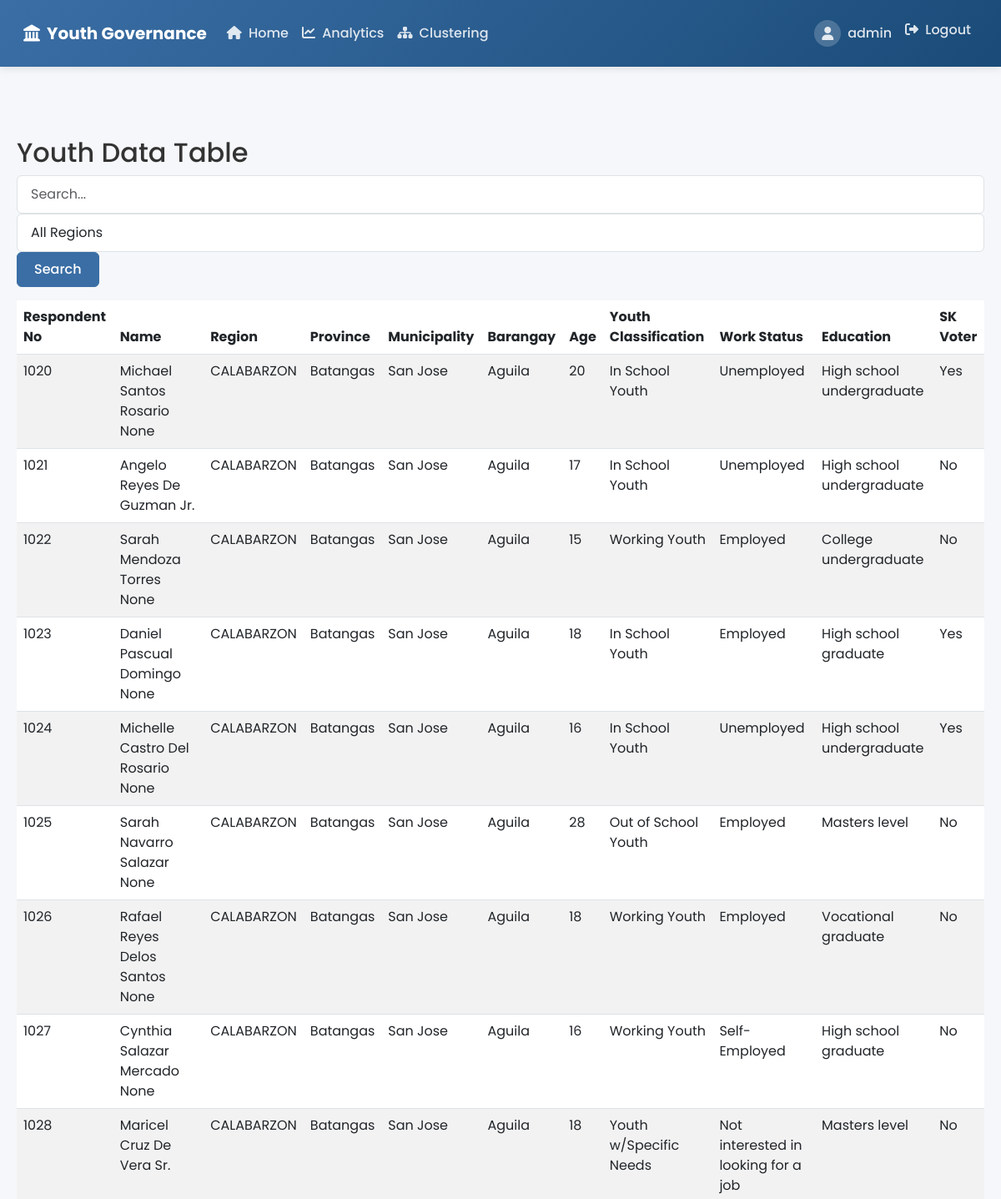
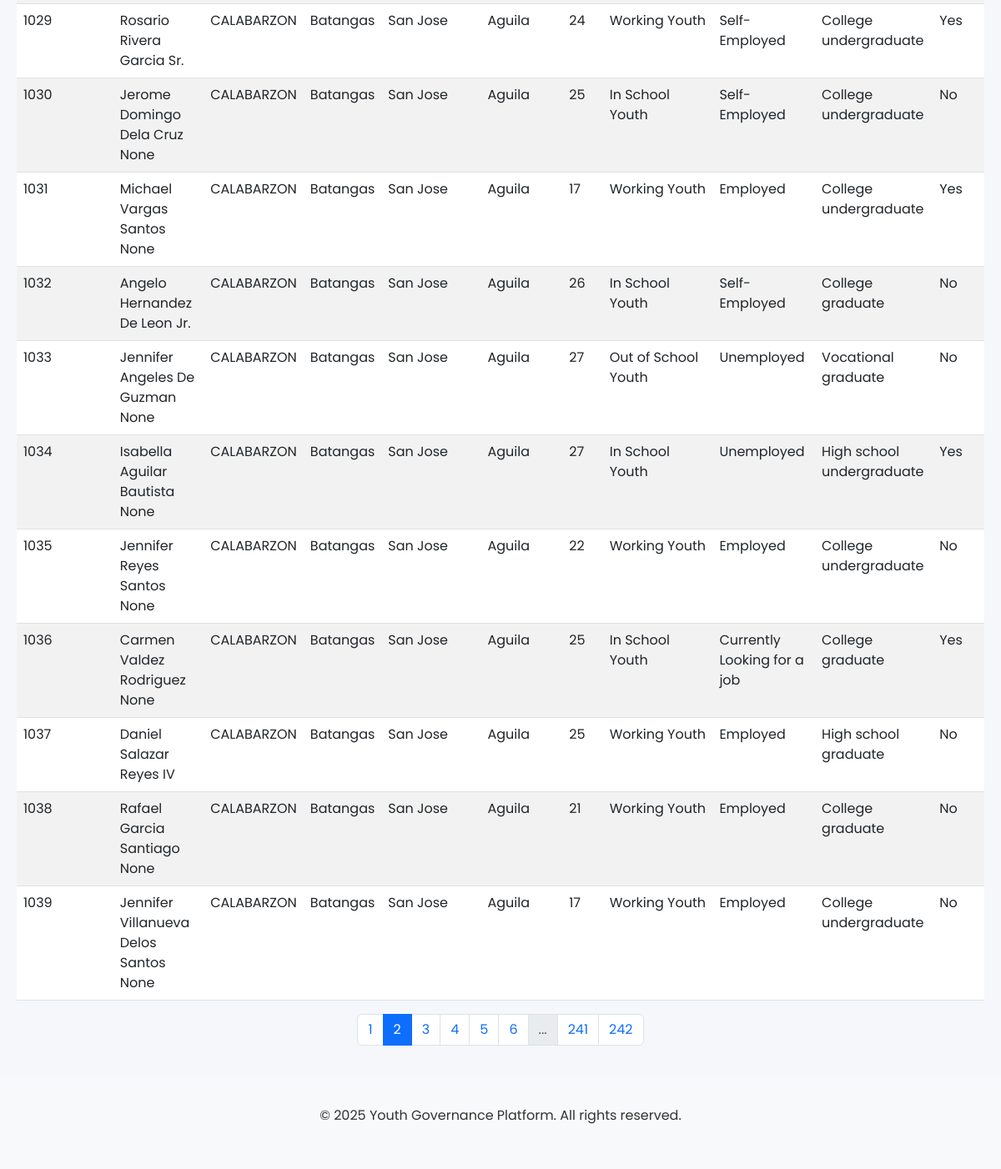
Page /data-table?page=2&search=&region= (signed in) on the committed database (2 pictures, top to bottom).
### app/models.py (models this page shows, shortened)
class User(db.Model, UserMixin):
    id = db.Column(db.Integer, primary_key=True)
    username = db.Column(db.String(80), unique=True, nullable=False)
    password_hash = db.Column(db.String(128), nullable=False)

class KKProfile(db.Model):
    __tablename__ = 'kk_profile'
    Respondent_No = db.Column(db.String(14), primary_key=True)
    Date = db.Column(db.Date)
    Last_Name = db.Column(db.String(100))
    Middle_Name = db.Column(db.String(100))
    First_Name = db.Column(db.String(100))
    Suffix = db.Column(db.String(50))
    Region = db.Column(db.String(100))
    Province = db.Column(db.String(100))
    Municipality = db.Column(db.String(100))
    Barangay = db.Column(db.String(100))
    Sex_Assigned_by_Birth = db.Column(db.String(10))
    Age = db.Column(db.Integer)
    Birthday = db.Column(db.Date)
    Email_Address = db.Column(db.String(255))
    Contact_No = db.Column(db.String(20))
    demographics = db.relationship('KKDemographics', backref='profile', uselist=False)

### app/routes.py (the view, shortened to what this page needs)
@main.route('/data-table')
@login_required
def data_table():
    page = request.args.get('page', 1, type=int)
    search = request.args.get('search', '')
    selected_region = request.args.get('region', '')
    query = KKProfile.query
    if selected_region:
        query = query.filter(KKProfile.Region == selected_region)
    regions = db.session.query(distinct(KKProfile.Region)).order_by(KKProfile.Region).all()
    regions = [r[0] for r in regions if r[0]]  # Remove None values
    per_page = 20  # Number of items per page
    pagination = query.paginate(page=page, per_page=per_page, error_out=False)
    profiles = pagination.items
    return render_template('data_table.html',
                         profiles=profiles,
                         pagination=pagination,
                         search=search,
                         regions=regions,
                         selected_region=selected_region)

### app/__init__.py (called while the page is built)
def create_app():
    app = Flask(__name__)
    app.config.from_object('config.Config')
    db.init_app(app)
    migrate.init_app(app, db)
    login_manager.init_app(app)
    from app.routes import main
    app.register_blueprint(main)
    from app.models import User
    @login_manager.user_loader
    def load_user(user_id):
        return User.query.get(int(user_id))
    return app

### app/templates/data_table.html (shortened to what this page needs)
{% extends "base.html" %}
{% block content %}
<div class="container mt-4">
    <h2>Youth Data Table</h2>
    <div class="row mb-3">
        <div class="col">
            <form method="GET" class="form-inline">
                <input type="text" name="search" class="form-control mr-2" placeholder="Search..." value="{{ search }}">
                <select name="region" class="form-control mr-2">
                    <option value="">All Regions</option>
                </select>
                <button type="submit" class="btn btn-primary">Search</button>
            </form>
        </div>
    </div>
    <div class="table-responsive">
        <table class="table table-striped table-hover">
            <thead>
                <tr>
                    <th>Respondent No</th>
                    <th>Name</th>
                    <th>Region</th>
                    <th>Province</th>
                    <th>Municipality</th>
                    <th>Barangay</th>
                    <th>Age</th>
                    <th>Youth Classification</th>
                    <th>Work Status</th>
                    <th>Education</th>
                    <th>SK Voter</th>
                </tr>
            </thead>
            <tbody>
                {% for profile in profiles %}
                <tr>
                    <td>{{ profile.Respondent_No }}</td>
                    <td>{{ profile.First_Name }} {{ profile.Middle_Name }} {{ profile.Last_Name }} {{ profile.Suffix }}</td>
                    <td>{{ profile.Region }}</td>
                    <td>{{ profile.Province }}</td>
                    <td>{{ profile.Municipality }}</td>
                    <td>{{ profile.Barangay }}</td>
                    <td>{{ profile.Age }}</td>
                    <td>{{ profile.demographics.Youth_Classification if profile.demographics else '' }}</td>
                    <td>{{ profile.demographics.Work_Status if profile.demographics else '' }}</td>
                    <td>{{ profile.demographics.Educational_Background if profile.demographics else '' }}</td>
                    <td>{{ profile.demographics.Registered_SK_Voter if profile.demographics else '' }}</td>
                </tr>
                {% endfor %}
            </tbody>
        </table>
    </div>
    {% if pagination %}
    <nav aria-label="Page navigation">
        <ul class="pagination justify-content-center">
            {% for page in pagination.iter_pages() %}
                {% if page %}
                    <li class="page-item {% if page == pagination.page %}active{% endif %}">
                        <a class="page-link" href="{{ url_for('main.data_table', page=page, search=search, region=selected_region) }}">{{ page }}</a>
                    </li>
                {% else %}
                    <li class="page-item disabled"><span class="page-link">...</span></li>
                {% endif %}
            {% endfor %}
        </ul>
    </nav>
    {% endif %}
</div>
{% endblock %}

### app/templates/base.html (shortened to what this page needs)
<!DOCTYPE html>
<html lang="en">
<head>
    <link href="https://cdn.jsdelivr.net/npm/bootstrap@5.3.0/dist/css/bootstrap.min.css" rel="stylesheet">
    <link rel="stylesheet" href="https://cdnjs.cloudflare.com/ajax/libs/font-awesome/6.4.0/css/all.min.css">
</head>
<body class="d-flex flex-column min-vh-100">
    <nav class="navbar navbar-expand-lg navbar-dark">
        <div class="container-fluid">
            <a class="navbar-brand" href="{{ url_for('main.index') }}">
                <i class="fas fa-landmark"></i>
                Youth Governance
            </a>
            <div class="collapse navbar-collapse" id="navbarNav">
                <ul class="navbar-nav">
                    {% if current_user.is_authenticated %}
                    <li class="nav-item">
                        <a class="nav-link {% if request.endpoint == 'main.index' %}active{% endif %}" href="{{ url_for('main.index') }}">
                            <i class="fas fa-home me-1"></i> Home
                        </a>
                    </li>
                    <li class="nav-item">
                        <a class="nav-link {% if request.endpoint == 'main.dashboard' %}active{% endif %}" href="{{ url_for('main.dashboard') }}">
                            <i class="fas fa-chart-line me-1"></i> Analytics
                        </a>
                    </li>
                    <li class="nav-item">
                        <a class="nav-link {% if request.endpoint == 'main.clustering_model' %}active{% endif %}" href="{{ url_for('main.clustering_model') }}">
                            <i class="fas fa-sitemap me-1"></i> Clustering
                        </a>
                    </li>
                    {% endif %}
                </ul>
                <ul class="navbar-nav ms-auto">
                    {% if current_user.is_authenticated %}
                    <li class="nav-item">
                        <div class="nav-link user-welcome">
                            <div class="avatar">
                                <i class="fas fa-user"></i>
                            </div>
                            <span>{{ current_user.username }}</span>
                        </div>
                    </li>
                    <li class="nav-item">
                        <a class="nav-link" href="#" data-bs-toggle="modal" data-bs-target="#logoutModal">
                            <i class="fas fa-sign-out-alt me-1"></i> Logout
                        </a>
                    </li>
                    {% endif %}
                </ul>
            </div>
        </div>
    </nav>
    <div class="container">
    </div>
    <main class="flex-fill">
        {% block content %}{% endblock %}
    </main>
    <footer class="bg-light text-center py-3 mt-auto">
        <div class="container">
            <p>© 2025 Youth Governance Platform. All rights reserved.</p>
        </div>
    </footer>
</body>
</html>

### app/templates/base.html (style rules this page uses)
:root { --primary-color: #3a6ea5; --secondary-color: #6c757d; --accent-color: #ff9f1c; --success-color: #2ecc71; --danger-color: #e74c3c; --light-bg: #f8f9fa; --dark-bg: #343a40; }
body { font-family: 'Poppins', sans-serif; background-color: #f5f7fa; color: #333; }
.navbar { background: linear-gradient(135deg, var(--primary-color), #1a4b78); padding: 1rem; box-shadow: 0 2px 10px rgba(0, 0, 0, 0.1); }
.navbar-brand { font-weight: 700; color: white; display: flex; align-items: center; }
.navbar-brand i { margin-right: 0.5rem; font-size: 1.25rem; }
.nav-link { color: rgba(255, 255, 255, 0.85) !important; font-weight: 500; transition: all 0.3s ease; padding: 0.5rem 1rem; border-radius: 4px; }
.container { max-width: 1200px; padding: 20px; }
.btn { border-radius: 6px; padding: 0.5rem 1.25rem; font-weight: 500; transition: all 0.3s ease; }
.btn-primary { background-color: var(--primary-color); border-color: var(--primary-color); }
.user-welcome { display: flex; align-items: center; }
.user-welcome .avatar { width: 32px; height: 32px; background-color: rgba(255, 255, 255, 0.2); border-radius: 50%; display: flex; align-items: center; justify-content: center; margin-right: 0.5rem; }
.form-control { border-radius: 6px; padding: 0.625rem 1rem; border: 1px solid #dee2e6; }

### rows in the picture
User: username "admin"
KKProfile: Respondent_No "1020", First_Name "Michael", Middle_Name "Santos", Last_Name "Rosario", Suffix "None", Region "CALABARZON", Province "Batangas", Municipality "San Jose", Barangay "Aguila", Age "20", demographics "In School Youth", demographics "Unemployed", demographics "High school undergraduate", demographics "Yes"
KKProfile: Respondent_No "1021", First_Name "Angelo", Middle_Name "Reyes", Last_Name "De Guzman", Suffix "Jr.", Region "CALABARZON", Province "Batangas", Municipality "San Jose", Barangay "Aguila", Age "17", demographics "In School Youth", demographics "Unemployed", demographics "High school undergraduate", demographics "No"
KKProfile: Respondent_No "1022", First_Name "Sarah", Middle_Name "Mendoza", Last_Name "Torres", Suffix "None", Region "CALABARZON", Province "Batangas", Municipality "San Jose", Barangay "Aguila", Age "15", demographics "Working Youth", demographics "Employed", demographics "College undergraduate", demographics "No"
KKProfile: Respondent_No "1023", First_Name "Daniel", Middle_Name "Pascual", Last_Name "Domingo", Suffix "None", Region "CALABARZON", Province "Batangas", Municipality "San Jose", Barangay "Aguila", Age "18", demographics "In School Youth", demographics "Employed", demographics "High school graduate", demographics "Yes"
KKProfile: Respondent_No "1024", First_Name "Michelle", Middle_Name "Castro", Last_Name "Del Rosario", Suffix "None", Region "CALABARZON", Province "Batangas", Municipality "San Jose", Barangay "Aguila", Age "16", demographics "In School Youth", demographics "Unemployed", demographics "High school undergraduate", demographics "Yes"
KKProfile: Respondent_No "1025", First_Name "Sarah", Middle_Name "Navarro", Last_Name "Salazar", Suffix "None", Region "CALABARZON", Province "Batangas", Municipality "San Jose", Barangay "Aguila", Age "28", demographics "Out of School Youth", demographics "Employed", demographics "Masters level", demographics "No"
KKProfile: Respondent_No "1026", First_Name "Rafael", Middle_Name "Reyes", Last_Name "Delos Santos", Suffix "None", Region "CALABARZON", Province "Batangas", Municipality "San Jose", Barangay "Aguila", Age "18", demographics "Working Youth", demographics "Employed", demographics "Vocational graduate", demographics "No"
KKProfile: Respondent_No "1027", First_Name "Cynthia", Middle_Name "Salazar", Last_Name "Mercado", Suffix "None", Region "CALABARZON", Province "Batangas", Municipality "San Jose", Barangay "Aguila", Age "16", demographics "Working Youth", demographics "Self-Employed", demographics "High school graduate", demographics "No"
KKProfile: Respondent_No "1028", First_Name "Maricel", Middle_Name "Cruz", Last_Name "De Vera", Suffix "Sr.", Region "CALABARZON", Province "Batangas", Municipality "San Jose", Barangay "Aguila", Age "18", demographics "Youth w/Specific Needs", demographics "Not interested in looking for a job", demographics "Masters level", demographics "No"
KKProfile: Respondent_No "1029", First_Name "Rosario", Middle_Name "Rivera", Last_Name "Garcia", Suffix "Sr.", Region "CALABARZON", Province "Batangas", Municipality "San Jose", Barangay "Aguila", Age "24", demographics "Working Youth", demographics "Self-Employed", demographics "College undergraduate", demographics "Yes"
KKProfile: Respondent_No "1030", First_Name "Jerome", Middle_Name "Domingo", Last_Name "Dela Cruz", Suffix "None", Region "CALABARZON", Province "Batangas", Municipality "San Jose", Barangay "Aguila", Age "25", demographics "In School Youth", demographics "Self-Employed", demographics "College undergraduate", demographics "No"
KKProfile: Respondent_No "1031", First_Name "Michael", Middle_Name "Vargas", Last_Name "Santos", Suffix "None", Region "CALABARZON", Province "Batangas", Municipality "San Jose", Barangay "Aguila", Age "17", demographics "Working Youth", demographics "Employed", demographics "College undergraduate", demographics "Yes"
KKProfile: Respondent_No "1032", First_Name "Angelo", Middle_Name "Hernandez", Last_Name "De Leon", Suffix "Jr.", Region "CALABARZON", Province "Batangas", Municipality "San Jose", Barangay "Aguila", Age "26", demographics "In School Youth", demographics "Self-Employed", demographics "College graduate", demographics "No"
KKProfile: Respondent_No "1033", First_Name "Jennifer", Middle_Name "Angeles", Last_Name "De Guzman", Suffix "None", Region "CALABARZON", Province "Batangas", Municipality "San Jose", Barangay "Aguila", Age "27", demographics "Out of School Youth", demographics "Unemployed", demographics "Vocational graduate", demographics "No"
KKProfile: Respondent_No "1034", First_Name "Isabella", Middle_Name "Aguilar", Last_Name "Bautista", Suffix "None", Region "CALABARZON", Province "Batangas", Municipality "San Jose", Barangay "Aguila", Age "27", demographics "In School Youth", demographics "Unemployed", demographics "High school undergraduate", demographics "Yes"
KKProfile: Respondent_No "1035", First_Name "Jennifer", Middle_Name "Reyes", Last_Name "Santos", Suffix "None", Region "CALABARZON", Province "Batangas", Municipality "San Jose", Barangay "Aguila", Age "22", demographics "Working Youth", demographics "Employed", demographics "College undergraduate", demographics "No"
KKProfile: Respondent_No "1036", First_Name "Carmen", Middle_Name "Valdez", Last_Name "Rodriguez", Suffix "None", Region "CALABARZON", Province "Batangas", Municipality "San Jose", Barangay "Aguila", Age "25", demographics "In School Youth", demographics "Currently Looking for a job", demographics "College graduate", demographics "Yes"
KKProfile: Respondent_No "1037", First_Name "Daniel", Middle_Name "Salazar", Last_Name "Reyes", Suffix "IV", Region "CALABARZON", Province "Batangas", Municipality "San Jose", Barangay "Aguila", Age "25", demographics "Working Youth", demographics "Employed", demographics "High school graduate", demographics "No"
KKProfile: Respondent_No "1038", First_Name "Rafael", Middle_Name "Garcia", Last_Name "Santiago", Suffix "None", Region "CALABARZON", Province "Batangas", Municipality "San Jose", Barangay "Aguila", Age "21", demographics "Working Youth", demographics "Employed", demographics "College graduate", demographics "No"
KKProfile: Respondent_No "1039", First_Name "Jennifer", Middle_Name "Villanueva", Last_Name "Delos Santos", Suffix "None", Region "CALABARZON", Province "Batangas", Municipality "San Jose", Barangay "Aguila", Age "17", demographics "Working Youth", demographics "Employed", demographics "College undergraduate", demographics "No"

### other values in the picture
{{ page }} "1" "2" "3" "4" "5" "6" "241" "242"
